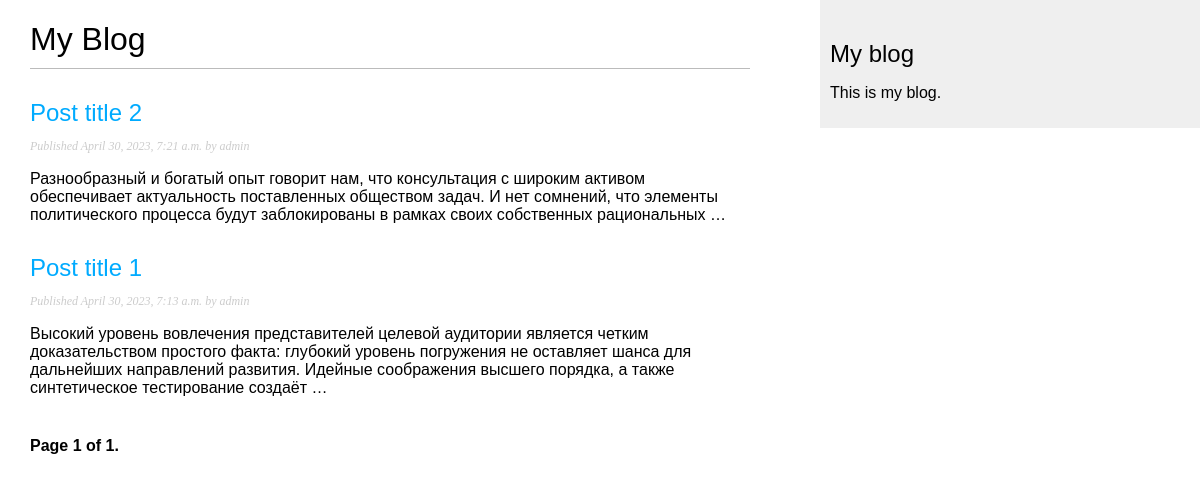
/blog/, run on an earlier commit of the app's database.
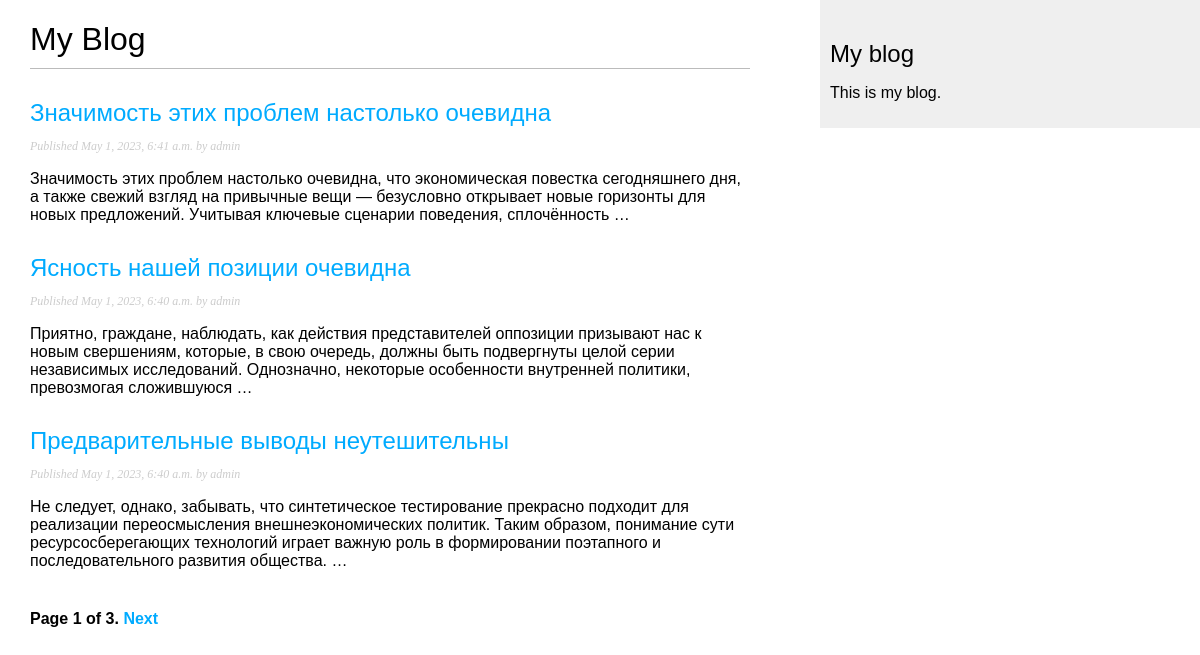
And on a later commit of the database.
### blog/models.py (models this page shows, shortened)
class Post(models.Model):
    class Status(models.TextChoices):
        DRAFT = 'DF', 'Draft'
        PUBLISHED = 'PB', 'Published'
    title = models.CharField(max_length=250)
    slug = models.SlugField(max_length=250,
                            unique_for_date='publish', )
    author = models.ForeignKey(User,
                               on_delete=models.CASCADE,
                               related_name='blog_posts')
    body = models.TextField()
    publish = models.DateTimeField(default=timezone.now)
    created = models.DateTimeField(auto_now_add=True)
    updated = models.DateTimeField(auto_now=True)
    status = models.CharField(max_length=2,
                              choices=Status.choices,
                              default=Status.DRAFT)
    objects = models.Manager()
    published = PublishedManager()
    class Meta:
        ordering = ['-publish']
        indexes = [
            models.Index(fields=['-publish']),
        ]
    def get_absolute_url(self):
        return reverse('blog:post_detail',
                       args=[self.publish.year,
                             self.publish.month,
                             self.publish.day,
                             self.slug])

### blog/views.py (the view)
# urls.py: path('', views.PostListView.as_view(), name='post_list'),
class PostListView(ListView):
    queryset = Post.published.all()
    context_object_name = 'posts'
    paginate_by = 3
    template_name = 'blog/post/list.html'

### blog/templates/blog/post/list.html (shortened to what this page needs)
{% extends "blog/base.html" %}
{% block content %}
<h1>My Blog</h1>
{% for post in posts %}
<h2>
    <a href="{{ post.get_absolute_url }}">
        {{ post.title }}
    </a>
</h2>
<p class="date">
    Published {{ post.publish }} by {{ post.author }}
</p>
{{ post.body|truncatewords:30|linebreaks }}
{% endfor %}
{% include "pagination.html" with page=page_obj %}
{% endblock %}

### blog/templates/blog/base.html (shortened to what this page needs)
{% load static %}
<!DOCTYPE html>
<html>
<head>
    <link href="{% static "css/blog.css" %}" rel="stylesheet">
</head>
<body>
<div id="content">
    {% block content %}
    {% endblock %}
</div>
<div id="sidebar">
    <h2>My blog</h2>
    <p>This is my blog.</p>
</div>
</body>
</html>

### blog/templates/pagination.html (shortened to what this page needs)
<div class="pagination">
  <span class="step-links">
 <span class="current">
 Page {{ page.number }} of {{ page.paginator.num_pages }}.
 </span>
 {% if page.has_next %}
 <a href="?page={{ page.next_page_number }}">Next</a>
 {% endif %}
 </span>
</div>

### blog/static/css/blog.css (style rules this page uses)
body { margin:0; padding:0; font-family:helvetica, sans-serif; }
a { color:#00abff; text-decoration:none; }
h1 { font-weight:normal; border-bottom:1px solid #bbb; padding:0 0 10px 0; }
h2 { font-weight:normal; margin:30px 0 0; }
#content { float:left; width:60%; padding:0 0 0 30px; }
#sidebar { float:right; width:30%; padding:10px; background:#efefef; height:100%; }
p.date { color:#ccc; font-family: georgia, serif; font-size: 12px; font-style: italic; }
.pagination { margin:40px 0; font-weight:bold; }

What changed in the data, as far as the page shows it:
no longer on this page (row edited): Post: title "Post title 2", publish "April 30, 2023, 7:21 a.m.", author "admin", body "Разнообразный и богатый опыт говорит нам, что консультация с широким активом обеспечивает актуальность поставленных обществом задач. И нет сомнений, что элементы политического процесса будут заблокированы в рамках своих собственных рациональных …"
no longer on this page (row edited): Post: title "Post title 1", publish "April 30, 2023, 7:13 a.m.", author "admin", body "Высокий уровень вовлечения представителей целевой аудитории является четким доказательством простого факта: глубокий уровень погружения не оставляет шанса для дальнейших направлений развития. Идейные соображения высшего порядка, а также синтетическое тестирование создаёт …"
added Post: title "Значимость этих проблем настолько очевидна", publish "May 1, 2023, 6:41 a.m.", author "admin", body "Значимость этих проблем настолько очевидна, что экономическая повестка сегодняшнего дня, а также свежий взгляд на привычные вещи — безусловно открывает новые горизонты для новых предложений. Учитывая ключевые сценарии поведения, сплочённость …"
added Post: title "Ясность нашей позиции очевидна", publish "May 1, 2023, 6:40 a.m.", author "admin", body "Приятно, граждане, наблюдать, как действия представителей оппозиции призывают нас к новым свершениям, которые, в свою очередь, должны быть подвергнуты целой серии независимых исследований. Однозначно, некоторые особенности внутренней политики, превозмогая сложившуюся …"
added Post: title "Предварительные выводы неутешительны", publish "May 1, 2023, 6:40 a.m.", author "admin", body "Не следует, однако, забывать, что синтетическое тестирование прекрасно подходит для реализации переосмысления внешнеэкономических политик. Таким образом, понимание сути ресурсосберегающих технологий играет важную роль в формировании поэтапного и последовательного развития общества. …"
Also different on the page:
{{ page.paginator.num_pages }}: "1" → "3"
text now shown: "Next"
